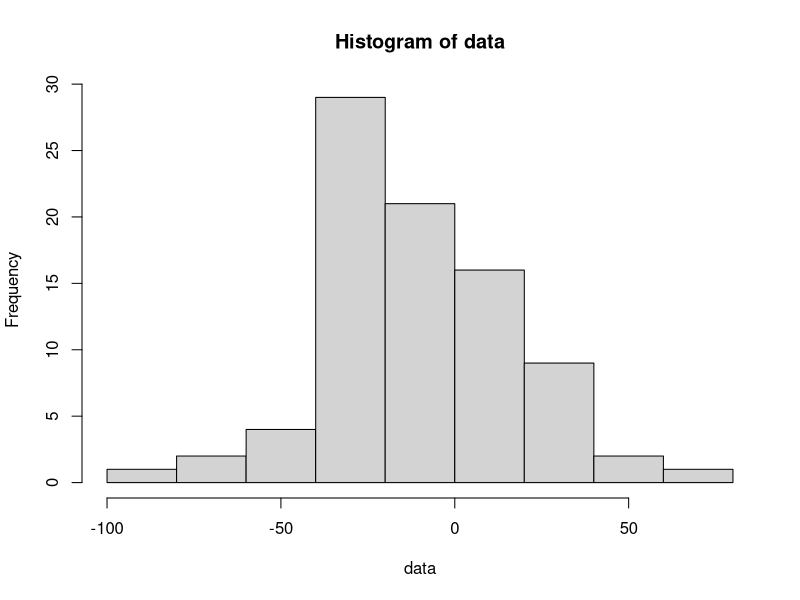
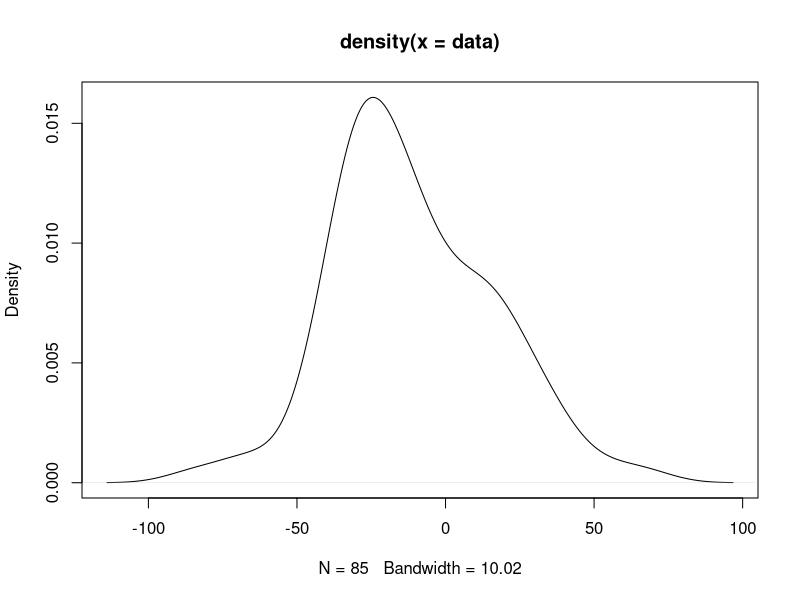

Generate these figures, in order, with R:
dataiii <- read.csv(file="A2_datasetiii.csv", header=TRUE)

data = sort(dataiii$x)
hist(data, 10)
den <- density(data)
plot(den)

n = length(data)
df = 1
ncp = mean(data)

discrepancy = function(data, df, ncp){
  n = length(data)
  Fu = c(1:n)/n
  Fl = Fu - 1/n
  
  Fx = pt(data, df, ncp)
  U = abs(Fu-Fx)
  L = abs(Fl-Fx)
  
  d = max(c(U, L))
  return(d)
}

d = discrepancy(data, df, ncp)
d

KS = function(n, d, m, df, ncp){
  ddots = NULL
  Fu = c(1:n)/n
  Fl = Fu - 1/n
  
  for(i in 1:m){
    newdata = sort(rt(n, df, ncp))
    new_ncp = mean(newdata)
    Fx = pt(newdata, df, new_ncp)
    U = abs(Fu - Fx)
    L = abs(Fl - Fx)
    ddot = max(U, L)
    ddots = c(ddots, ddot)
  }
  
  p = length(ddots[ddots > d])/m
  return(p)
}

p = KS(n, d, 1000, df, ncp)
p